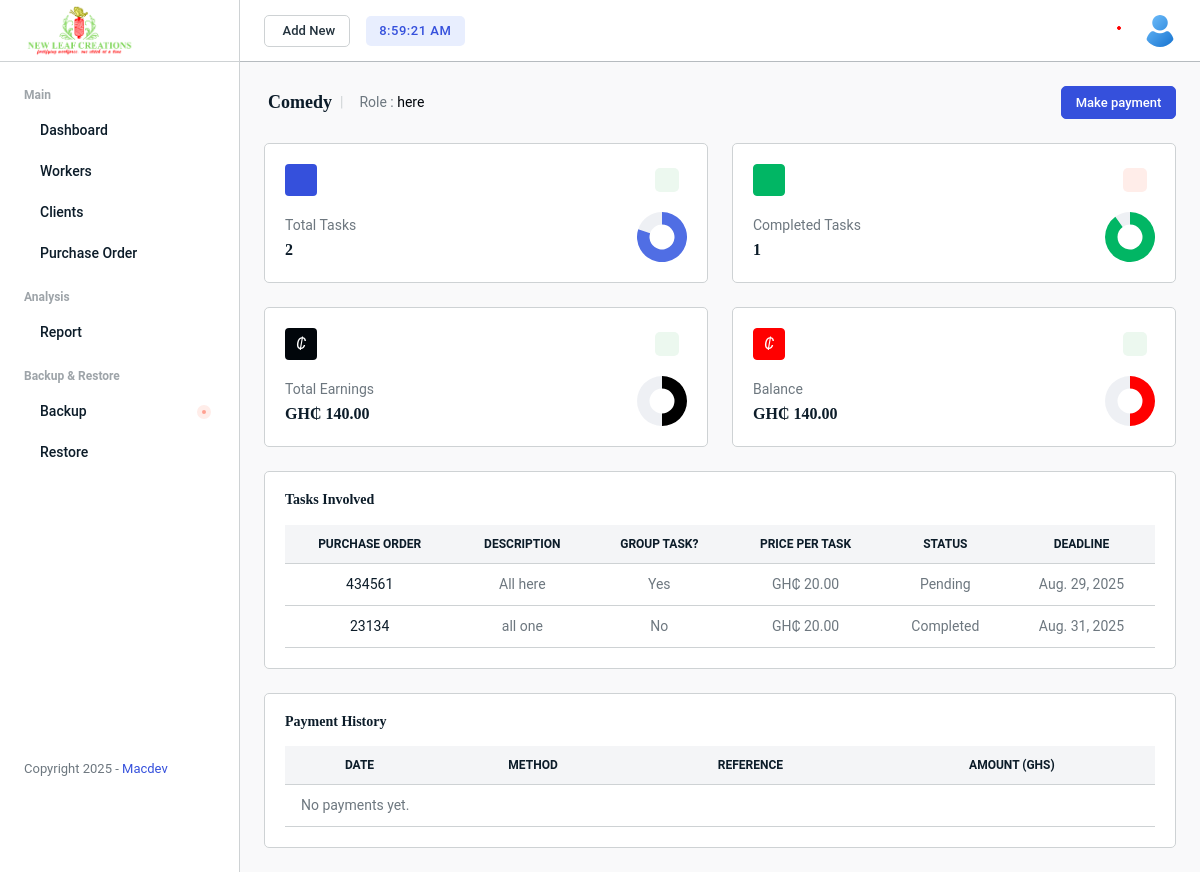
Page /workers/profile/14/ on the earlier database version.
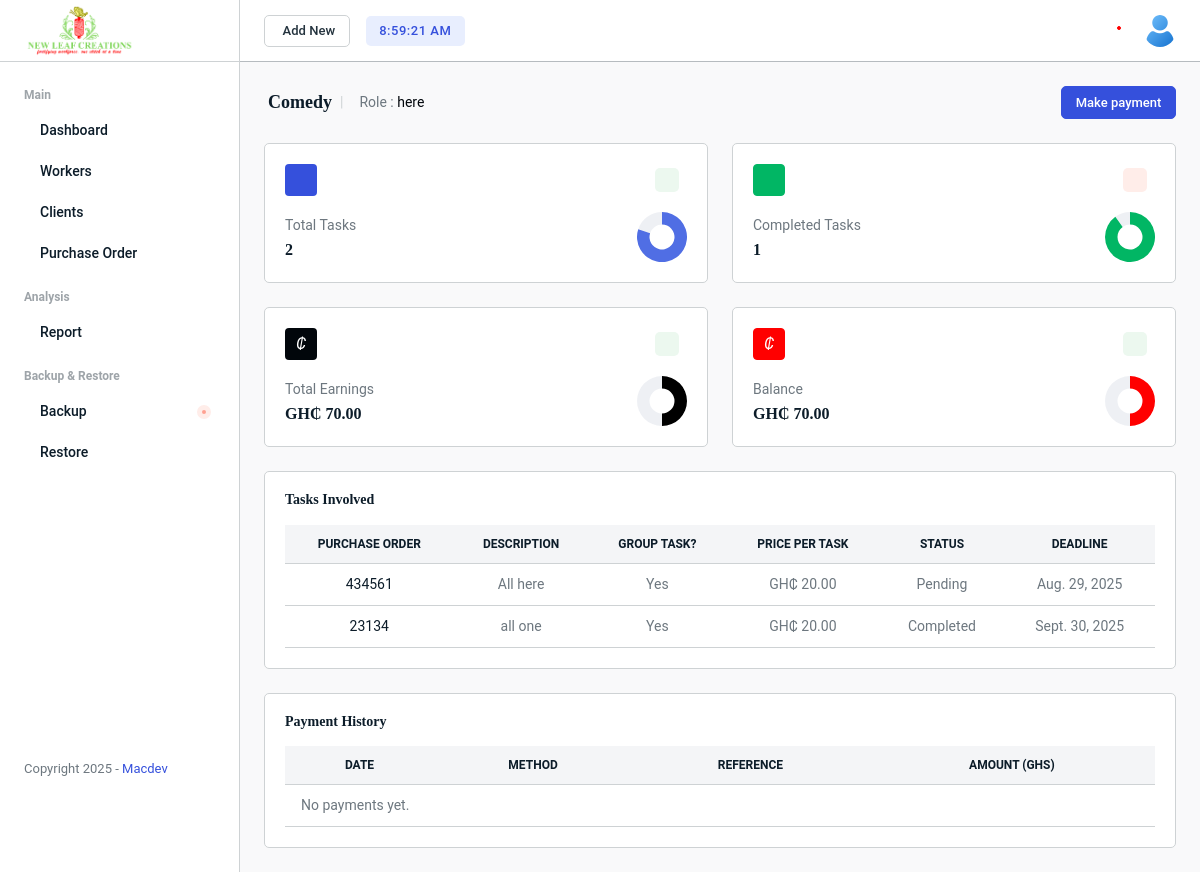
Same page on the later database version.
### managementSystem/models.py (models this page shows, shortened)
class TaskAssignment(models.Model):
    order_item = models.ForeignKey(OrderItem, on_delete=models.CASCADE)
    workers = models.ManyToManyField(Worker)
    deadline = models.DateField()
    is_group_task = models.BooleanField(default=True)
    price_per_task = models.DecimalField(max_digits=10, decimal_places=2)  # user-defined price per task
    status = models.CharField(max_length=20, default='Assigned')

class OrderItem(models.Model):
    po = models.ForeignKey(PurchaseOrder, related_name='items', on_delete=models.CASCADE)
    description = models.TextField()
    quantity = models.PositiveIntegerField()
    unit_price = models.DecimalField(max_digits=10, decimal_places=2)
    status = models.CharField(max_length=20, default='Pending')

class PurchaseOrder(models.Model):
    po_number = models.CharField(max_length=100, unique=True)
    client = models.ForeignKey(Client, on_delete=models.CASCADE)
    date = models.DateField()
    due_date = models.DateField()
    status = models.CharField(max_length=20, default='Pending')

### workers/views.py (the view)
# urls.py: path("profile/<int:worker_id>/", views.worker_profile, name="worker_profile"),
def worker_profile(request, worker_id):
    worker = get_object_or_404(Worker, id=worker_id)
    task_assignments = worker.taskassignment_set.select_related("order_item__po").prefetch_related("workers")
    total_tasks = task_assignments.count()
    completed_task = task_assignments.filter(order_item__status="Completed")
    completed_tasks = task_assignments.filter(order_item__status="Completed").count()
    total_earnings = 0
    for task in completed_task:
        if task.is_group_task:
            worker_share = (task.price_per_task * task.order_item.quantity) / task.workers.count() if task.workers.count() > 0 else 0
        else:
            worker_share = task.price_per_task * task.order_item.quantity
        total_earnings += worker_share
    total_paid = worker.payments.aggregate(s=Sum("amount"))["s"] or Decimal("0.00")
    payments = worker.payments.order_by("-payment_date", "-id")
    return render(request, "workers/worker_profile.html", {
        "worker": worker,
        "task_assignments": task_assignments,
        "total_tasks": total_tasks,
        "completed_tasks": completed_tasks,
        "total_earnings": total_earnings,
        "total_paid": total_paid,
        "balance": (total_earnings - total_paid).quantize(Decimal("0.01")),
        'payments': payments
    })

### workers/templates/workers/worker_profile.html (shortened to what the changed rows need)
{% extends "base.html" %}
{% load static %}
{% block content %}
    <div class="main-wrapper">
        <div class="page-wrapper">
            <div class="content content-two pb-0">
                <div class="d-flex justify-content-between align-items-center mb-4">
                    {% if task_assignments %}
                    <div class="d-flex align-items-center">
                        <button class="btn btn-md btn-primary edit-btn" data-bs-toggle="modal" data-bs-target="#makePayment">Make payment</button>
                    </div>
                </div>
                <div class="row">
                    <div class="col-xxl-3 col-md-6 d-flex">
                        <div class="card flex-fill shadow-none">
                            <div class="card-body">
                                <div class="d-flex align-items-center justify-content-between mb-3">
                                    <div class="bg-primary avatar avatar-md rounded-1 flex-shrink-0">
                                    </div>
                                    <div class="d-flex align-items-center">
                                        <span class="avatar avatar-sm text-success badge bg-transparent-success"> </span>
                                    </div>
                                </div>
                                <div class="d-flex align-items-center justify-content-between">
                                    <div>
                                        <p class="mb-1">Total Tasks</p>
                                        <h5>{{ total_tasks }}</h5>
                                    </div>
                                    <div>
                                    </div>
                                </div>
                            </div>
                        </div>
                    </div>
                    <div class="col-xxl-3 col-md-6 d-flex">
                        <div class="card flex-fill shadow-none">
                            <div class="card-body">
                                <div class="d-flex align-items-center justify-content-between mb-3">
                                    <div class="bg-success avatar avatar-md rounded-1 flex-shrink-0">
                                    </div>
                                    <div class="d-flex align-items-center">
                                        <span class="avatar avatar-sm text-danger badge bg-transparent-danger">
										</span>
                                    </div>
                                </div>
                                <div class="d-flex align-items-center justify-content-between">
                                    <div>
                                        <p class="mb-1">Completed Tasks</p>
                                        <h5>{{ completed_tasks }}</h5>
                                    </div>
                                    <div>
                                    </div>
                                </div>
                            </div>
                        </div>
                    </div>
                    <div class="col-xxl-3 col-md-6 d-flex">
                        <div class="card flex-fill shadow-none">
                            <div class="card-body">
                                <div class="d-flex align-items-center justify-content-between mb-3">
                                    <div class="bg-dark avatar avatar-md rounded-1 flex-shrink-0">
                                        <i class="ti ti-currency- text-white fs-16 fw-normal">₵</i>
                                    </div>
                                    <div class="d-flex align-items-center">
                                        <span class="avatar avatar-sm text-success badge bg-transparent-success">
										</span>
                                    </div>
                                </div>
                                <div class="d-flex align-items-center justify-content-between">
                                    <div>
                                        <p class="mb-1">Total Earnings</p>
                                        <h5>GH₵ {{ total_earnings|floatformat:2 }}</h5>
                                    </div>
                                    <div>
                                    </div>
                                </div>
                            </div>
                        </div>
                    </div>
                    <div class="col-xxl-3 col-md-6 d-flex">
                        <div class="card flex-fill shadow-none">
                            <div class="card-body">
                                <div class="d-flex align-items-center justify-content-between mb-3">
                                    <div class="bg-danger avatar avatar-md rounded-1 flex-shrink-0">
                                        <i class="ti ti-currency- text-white fs-16 fw-normal">₵</i>
                                    </div>
                                    <div class="d-flex align-items-center">
                                        <span class="avatar avatar-sm text-success badge bg-transparent-success">
										</span>
                                    </div>
                                </div>
                                <div class="d-flex align-items-center justify-content-between">
                                    <div>
                                        <p class="mb-1">Balance</p>
                                        <h5>GH₵ {{ balance }}</h5>
                                    </div>
                                    <div>
                                    </div>
                                </div>
                            </div>
                        </div>
                    </div>
                </div>
                <div class="row">
                    <div class="col-xl-12">
                        <div class="card">
                            <div class="card-body">
                                <div class="d-flex align-items-center justify-content-between mb-3">
                                    <h6 class="fw-bold">Tasks Involved</h6>
                                </div>
                                <table class="table table-md">
                                    <thead class="thead-light text-uppercase text-center">
                                        <tr>
                                        <th>Purchase Order</th>
                                        <th>Description</th>
                                        <th>Group Task?</th>
                                        <th>Price per Task</th>
                                        <th>Status</th>
                                        <th>Deadline</th>
                                        </tr>
                                    </thead>
                                    <tbody>
                                        {% for task in task_assignments %}
                                        <tr class="text-center">
                                            <td><a href="{% url 'managementSystem:view_po' task.order_item.po.id %}">{{ task.order_item.po.po_number }}</a></td>
                                            <td>{{ task.order_item.description }}</td>
                                            <td>{% if task.is_group_task %} Yes {% else %} No {% endif %}</td>
                                            <td>GH₵ {{ task.price_per_task }}</td>
                                            <td>{{ task.order_item.status }}</td>
                                            <td>{{ task.deadline }}</td>
                                        </tr>
                                        {% empty %}
                                            <tr><td colspan="4">No payments yet.</td></tr>
                                        {% endfor %}
                                    </tbody>
                                </table>
                            </div>
                        </div>
                    </div>
                </div>
                <div class="table-responsive card">
                    <div class="card-body">
                         <div class="d-flex align-items-center justify-content-between mb-3">
                             <h6 class="fw-bold">Payment History</h6>
                        </div>
                        <table class="table table-md">
                            <thead class="thead-light text-uppercase text-center">
                                <tr>
                                <th>Date</th>
                                <th>Method</th>
                                <th>Reference</th>
                                <th>Amount (GHS)</th>
                                </tr>
                            </thead>
                            <tbody>
                                {% for p in payments %}
                                <tr class="text-center">
                                    <td>{{ p.payment_date }}</td>
                                    <td>{{ p.get_method_display }}</td>
                                    <td>{{ p.reference|default:"—" }}</td>
                                    <td>{{ p.amount|floatformat:2 }}</td>
                                </tr>
                                {% empty %}
                                    <tr><td colspan="4">No payments yet.</td></tr>
                                {% endfor %}
                            </tbody>
                        </table>
                    </div>
                </div>
                {% else %}
                    <p>No tasks assigned to this worker yet.</p>
                {% endif %}
            </div>
        </div>
    </div>
{% endblock %}

Differences in the rows shown:
changed TaskAssignment "all one": deadline "Aug. 31, 2025" → "Sept. 30, 2025"; is_group_task "No" → "Yes"
Other differences:
{{ total_earnings|floatformat:2 }}: "140.00" → "70.00"
{{ balance }}: "140.00" → "70.00"
